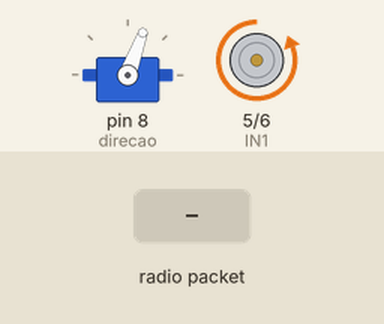
Simulated run of this sketch. Board: Arduino Uno, built with avr-gcc and run on an emulated ATmega328P. Parts: servo, motor-driver pin pairs drawn as motors (green arrow = first pin HIGH = forward, orange = second pin HIGH = backward, longer = more drive). The test bench sets the inputs (shaded band). No radio packets arrive unless stated.

Above: at 1.2 s.
1.3 s: radio packet "1" arrives
At 2.3 s:
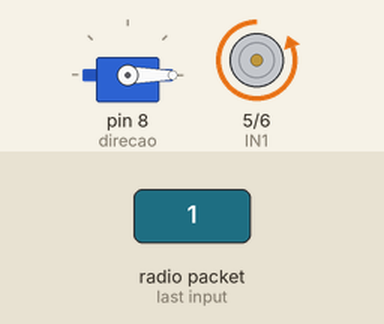
Timing chart, 0 to 4.3 s (numbered marks = the images above; inputs shaded):
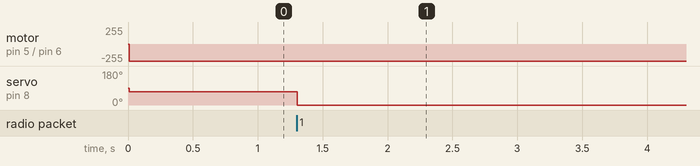

Measured:
- after the input at 1.3 s, servo on pin 8 (direcao): 70° → 0° at once

The sketch:

RC_CARRO.ino
```cpp
/*************************** Marlon Nardi ******************************
  Projeto: Programação do Controle Handler V1.0
  Vídeo ensinando a montar: https://www.marlonnardi.com/p/construa-seu-proprio-robo-esteira_23.html
  Loja: https://www.lojamarlonnardi.com/
  Site: https://www.marlonnardi.com/
  Youtube: https://www.youtube.com/marlonnardiw
  Facebook: https://www.facebook.com/professormarlonnardi
************************************************************************/

/******************* Programação do Controle Handler V1.0 ***************/

//======================= Incluindo bilbiotecas ==============================//
#include <SPI.h>
#include <RF24.h>
#include <Wire.h>
#include <Servo.h>

#define direcao 8
//========================= Criando objetos =================================//
RF24 radio(2, 3); // CE, CSN // Instancia/cria o objeto Radio para que possamos trabalhar com ele. Também temos que informar os pinos do Arduino conectados ao CE e ao CSN do NRF24L01.
Servo servo;

//==================== Nomeando as constantes ==============================//
//MONSTER MOTOR SHIELD
int SPEED = 4;
int IN1 = 5;
int IN2 = 6;


//=================== Criando uma estrutura/pacote de dados para a transmissão e recepção de informação através de dois Pipes =======================//

struct EstruturaDadosTXRX
{
  int max_speed = 125;
  bool confirm = false;
  int srv_ang = 70;
  int analog_x = 0;
};

typedef struct EstruturaDadosTXRX TipoDosDadosTXRX;
TipoDosDadosTXRX DadosTransmitidos;
TipoDosDadosTXRX DadosRecebidos;

//=================== Declaração de variáveis globáis =======================//
int i, leme_ang; //Variável para contagem
//=================== Declaração da variável global somente de leitura para armazenas os endereço de leitura e escrita =======================//
//Endereço: 0         1
const byte Enderecos[][6] = {"00001", "00002"}; //Criamos um vetor constante do tipo Byte que terá duas posições, pois precisamos de um endereço para escrever e outro para ler. Apesar do
//endereço ter somete 5 números, declaramos 6 para que o comppilador adicione o caracter null \0 automaticamente.

void setup() {
  //==================== Declaração de entradas e saídas ========================//
  pinMode(IN1, OUTPUT);
  pinMode(IN2, OUTPUT);
  //================== Configurações iniciais do NRF24L01 ======================//
  radio.begin();// Inicia o transceptor NRF24L01
  Wire.begin();
  servo.attach(direcao);
  servo.write(90);
  Serial.begin(9600);
  radio.openWritingPipe(Enderecos[1]); // Informamos para o transceptor qual é o endereço de escrita Enderecos[1] ou 00002 e abrimos o Pipe/Tubo.
  radio.openReadingPipe(1, Enderecos[0]); // Informamos para o transceptor qual é o endereço de leitura Enderecos[0] ou 00001 e abrimos o Pipe/Tubo. Esse primeiro parâmentro, o número 1,
  //define o número do Pipe. Podemos utilizar 6 Pipes, de 0 à 5.
  radio.setPALevel(RF24_PA_MAX);// Muda o PA para potência máxima de transmissão. Para potência minima: RF24_PA_MIN Para potência média: RF24_PA_HIGH Para potência máxima (recomendado para o módulo com etapa amplificadora e antena): RF24_PA_MAX
  radio.setDataRate(RF24_250KBPS); // Mudamos a taxa de trasnferência de dados para 250 Kbps, isso melhora a distância na transmissão.
  radio.startListening();
  radio.flush_tx();
}


void loop() {
  //========================= Recebendo os dados ===========================//
  delay(5);// Tempo para não haver perca de dados.

  if (radio.available()) {
    radio.read(&DadosRecebidos, sizeof(TipoDosDadosTXRX));
  }

  leme_ang = DadosRecebidos.srv_ang;
  servo.write(leme_ang);

  if (DadosRecebidos.analog_x < 500) { //ré
    motorRe();
    delay(5);
  }
  else if (DadosRecebidos.analog_x > 510) {
    motorFrente();
    delay(5);
  }
  else {
    motorParar();
    delay(5);
  }
}

//====================================== METODOS MOTOR MONSTER SHIELD ==============================================//
void motorFrente()
{
  digitalWrite(IN1, HIGH);
  digitalWrite(IN2, LOW);
}
void motorRe()
{
  digitalWrite(IN1, LOW);
  digitalWrite(IN2, HIGH);
}
void motorParar()
{
  digitalWrite(IN1, LOW);
  digitalWrite(IN2, LOW);
}
```
